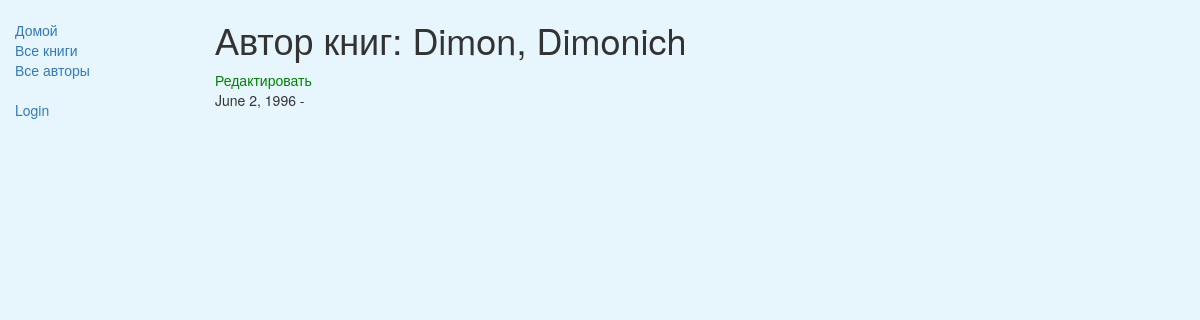
Page /catalog/author/5 on the earlier database version.
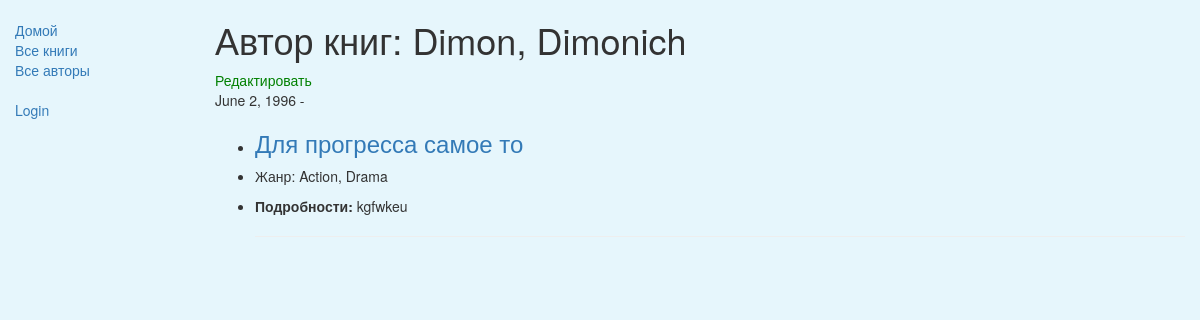
Same page on the later database version.
### catalog/models.py (models this page shows)
class Book(models.Model):
    title = models.CharField(max_length=200)
    author = models.ForeignKey('Author', on_delete=models.SET_NULL, null=True)
    summary = models.TextField(max_length=1000, help_text="Enter a brief description of the book")
    isbn = models.CharField('ISBN',max_length=13, help_text='13 Character <a href="https://www.isbn-international.org/content/what-isbn">ISBN number</a>')
    genre = models.ManyToManyField(Genre, help_text="Select a genre for this book")
    class Meta:
        ordering = ['-id']
    def display_genre(self):
        """
        Creates a string for the Genre. This is required to display genre in Admin.
        """
        return ', '.join([ genre.name for genre in self.genre.all()[:3] ])
    display_genre.short_description = 'Genre'
    def __str__(self):
        return self.title
    def get_absolute_url(self):
        return reverse('book-detail', args=[str(self.id)])

class Genre(models.Model):
    name = models.CharField(max_length=200, help_text="Enter a book genre (e.g. Science Fiction, French Poetry etc.)")
    def __str__(self):
        return self.name

### catalog/views.py (the view)
# urls.py: path('author/<int:pk>', views.AuthorDetailView.as_view(), name='author-detail'),
class AuthorDetailView(generic.DetailView):
    model = Author

### catalog/templates/catalog/author_detail.html
{% extends "catalog/base_generic.html" %}
{% block content %}
    <h1>Автор книг: {{ author.first_name }}, {{ author.last_name }}</h1>
    <a href="{% url 'author_update' author.pk %}" class="adm">Редактировать</a>
    {% with birth=author.date_of_birth death=author.date_of_death %}
        <p>{% if birth %} {{birth}} -{% endif %} {% if death %} {{death}} {% endif %}</p>
    {% endwith %}
    {% for book in author.book_set.all %}
    <ul>
        <li><h3><a href="{{ book.get_absolute_url }}">{{ book }}</a></h3></li>
        <li><p>Жанр: {% for genre in book.genre.all %} {{ genre }}{% if not forloop.last %}, {% endif %}{% endfor %}</p></li>
        <li><p><strong>Подробности:</strong> {{ book.summary }}</p></li>
        <hr>
    </ul>
    {% endfor %}
{% endblock %}

Differences in the rows shown:
added Book: title "Для прогресса самое то", summary "kgfwkeu"
now on this page (row unchanged): Genre: name "Action"
now on this page (row unchanged): Genre: name "Drama"
